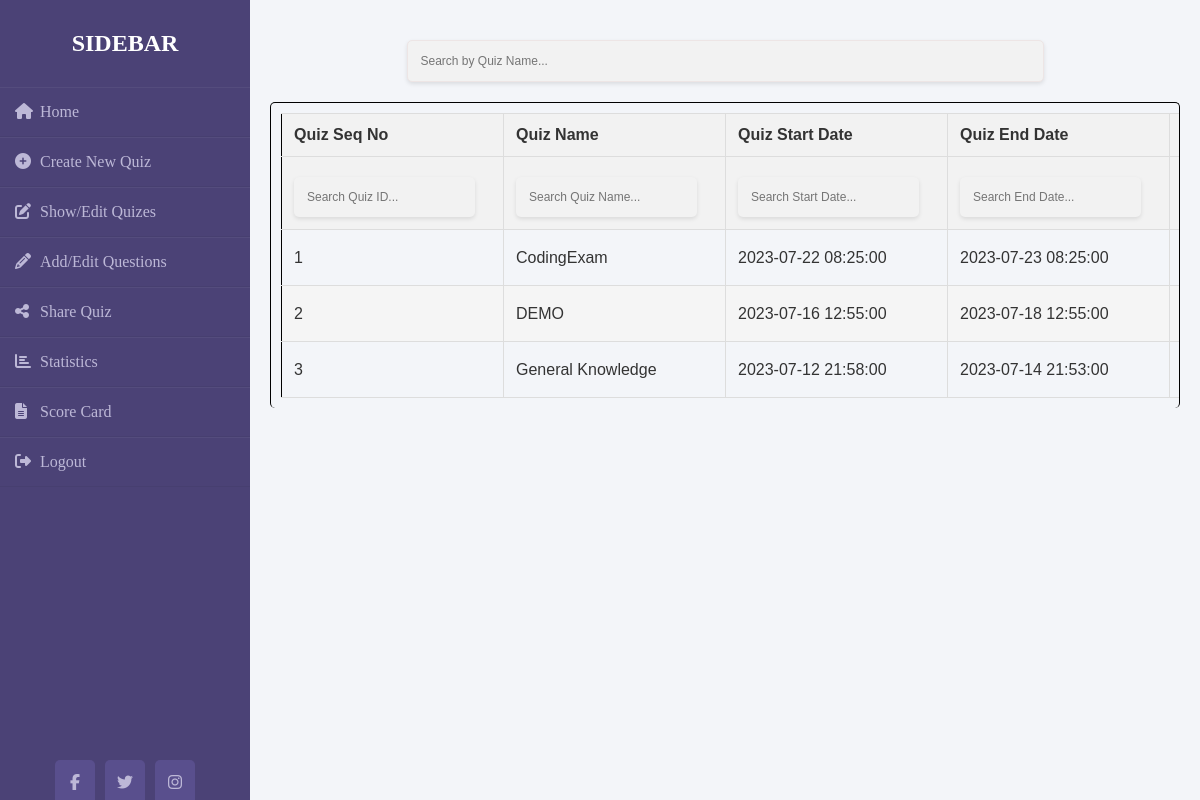
The page /Admin/Html/qzUpdate.php (signed in) on the database its author committed.
### tables this page shows
CREATE TABLE `category` (
  `id` int(11) NOT NULL,
  `quizName` varchar(255) NOT NULL,
  `quizStartTime` datetime NOT NULL,
  `quizEndTime` datetime NOT NULL,
  `duration` int(11) DEFAULT NULL,
  `adminEmail` varchar(255) DEFAULT NULL
);

### Admin/Html/qzUpdate.php (the view, shortened to what this page needs)
<!DOCTYPE html>
<html lang="en">
<head>
    <link rel="stylesheet" href="../Css/navBar.css">
    <link rel="stylesheet" href="../Css/home.css">
    <link rel="stylesheet" href="../Css/showQuiz.css">
</head>
<body>
    <div class="wrapper">
        <div class="sidebar">
            <h2>Sidebar</h2>
            <ul>
                <li><a href="home.php"><i class="fas fa-home"></i>Home</a></li>
                <li><a href="createQz.php"><i class="fas fa-plus-circle"></i>Create New Quiz</a></li>
                <li><a href="qzUpdate.php"><i class="fas fa-edit"></i>Show/Edit Quizes</a></li>
                <li><a href="updateQz.php"><i class="fas fas fa-pencil-alt"></i>Add/Edit Questions</a></li>
                <li><a href="shareQz.php"><i class="fas fas fa-share-alt"></i>Share Quiz</a></li>
                <li><a href="statistics.php"><i class="fas fas fa-chart-bar"></i>Statistics</a></li>
                <li><a href="scoreCard.php"><i class="fas fa-file-alt"></i>Score Card</a></li>
                <li><a href="logout.php"><i class="fas fa-sign-out-alt"></i>Logout</a></li>
            </ul>
            <div class="social_media">
                <a href="#"><i class="fab fa-facebook-f"></i></a>
                <a href="#"><i class="fab fa-twitter"></i></a>
                <a href="#"><i class="fab fa-instagram"></i></a>
            </div>
        </div>
        <div class="main_content">
            <input type="text" id="searchInputTop" onkeyup="searchByName()" placeholder="Search by Quiz Name..."
                class="search-input">
            <div class="tableOverFlow">
                <table id="quizTable">
                    <tr>
                        <th>Quiz Seq No</th>
                        <th>Quiz Name</th>
                        <th>Quiz Start Date</th>
                        <th>Quiz End Date</th>
                        <th>Quiz Duration</th>
                    </tr>
                    <tr>
                        <th>
                            <input type="text" id="searchInput0" onkeyup="searchTable(0)"
                                placeholder="Search Quiz ID..." class="search-input">
                        </th>
                        <th>
                            <input type="text" id="searchInput1" onkeyup="searchTable(1)"
                                placeholder="Search Quiz Name..." class="search-input">
                        </th>
                        <th>
                            <input type="text" id="searchInput2" onkeyup="searchTable(2)"
                                placeholder="Search Start Date..." class="search-input">
                        </th>
                        <th>
                            <input type="text" id="searchInput3" onkeyup="searchTable(3)"
                                placeholder="Search End Date..." class="search-input">
                        </th>
                        <th>
                        </th>
                    </tr>
                    <?php
                        $servername="localhost";
                        $username="root";
                        $password="";
                        $connection = mysqli_connect($servername,$username,$password);
                        $query = "SELECT * FROM category WHERE adminEmail = '" . $_SESSION['adminEmail'] . "'";
                        $result=mysqli_query($connection,$query);
                        $i = 1;
                        while($row = mysqli_fetch_array($result)){
                        ?>
                    <tr>
                        <td>
                            <?php echo $i++; ?>
                        </td>
                        <td>
                            <?php echo $row['quizName'] ?>
                        </td>
                        <td>
                            <?php echo $row['quizStartTime'] ?>
                        </td>
                        <td>
                            <?php echo $row['quizEndTime'] ?>
                        </td>
                        <td>
                        </td>
                    </tr>
                    <?php
                        }
                        ?>
                </table>
            </div>
        </div>
    </div>
</body>
</html>

### Admin/Css/navBar.css (style rules this page uses)
* { margin: 0; padding: 0; box-sizing: border-box; list-style: none; text-decoration: none; }
body { background-color: #f3f5f9; }
.wrapper { display: flex; position: relative; }
.sidebar { z-index: 1; width: 250px; height: 100%; background: #4b4276; padding: 30px 0px; position: fixed; transition: transform 0.3s ease-in-out; }
.sidebar h2 { color: #fff; text-transform: uppercase; text-align: center; margin-bottom: 30px; }
.sidebar ul li { padding: 15px; border-bottom: 1px solid #bdb8d7; border-bottom: 1px solid rgba(0, 0, 0, 0.05); border-top: 1px solid rgba(255, 255, 255, 0.05); }
.sidebar ul li a { color: #bdb8d7; display: block; }
.sidebar ul li a .fas { width: 25px; }
.sidebar .social_media { position: absolute; bottom: 0; left: 50%; transform: translateX(-50%); display: flex; }
.sidebar .social_media a { display: block; width: 40px; background: #594f8d; height: 40px; line-height: 45px; text-align: center; margin: 0 5px; color: #bdb8d7; border-top-left-radius: 5px; border-top-right-radius: 5px; }
.main_content { margin-left: 250px; min-height: 100vh; padding: 20px; transition: margin-left 0.3s ease-in-out; }

### Admin/Css/home.css (style rules this page uses)
.main_content { width: 100%; background-color: #FCCF31 + #F55555; height: 100vh; }

### Admin/Css/showQuiz.css (style rules this page uses)
* { box-sizing: border-box; }
table { width: 100%; border-collapse: collapse; font-family: Arial, sans-serif; color: #333; border: 1px solid black; padding: 2px; }
th, td { padding: 12px; text-align: left; border-bottom: 1px solid #ddd; border-right: 1px solid #ddd; }
th { background-color: #f2f2f2; font-weight: bold; border-top: 1px solid #ddd; position: relative; }
tr:nth-child(even) { background-color: #f5f5f5; }
.search-input { padding: 13px; margin-top: 8px; margin-right: 16px; font-size: 12px; border: none; border-radius: 5px; box-shadow: 0 2px 4px rgba(0, 0, 0, 0.1); background-color: #f2f2f2; color: #333; transition: box-shadow 0.3s ease-in-out; }
#searchInputTop { width: 70%; margin: 20px auto; border: 1px solid rgb(237, 229, 229); display: block; }
.main_content { overflow-x: hidden; }
.tableOverFlow { padding-bottom: 10px; overflow-x: auto; border-right: 1px solid black; border-left: 1px solid black; border-top: 1px solid black; border-radius: 5px; padding: 10px; }

### rows shown on the page
category: quizName "CodingExam", quizStartTime "2023-07-22 08:25:00", quizEndTime "2023-07-23 08:25:00"
category: quizName "DEMO", quizStartTime "2023-07-16 12:55:00", quizEndTime "2023-07-18 12:55:00"
category: quizName "General Knowledge", quizStartTime "2023-07-12 21:58:00", quizEndTime "2023-07-14 21:53:00"
